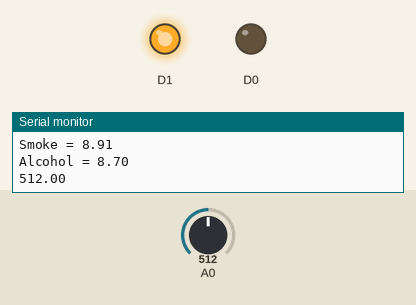
This sketch was run on a simulated ESP8266 (NodeMCU). On the bench: output pins drawn as LEDs (lit = HIGH), the last lines printed to the serial monitor. Dashed ring = blinking. Inputs (shaded band) come from the test bench; at power-on: A0 = 512.

Above: at 3.8 s.
3.9 s: A0 set to 217
7.8 s: A0 set to 193
At 8.8 s:
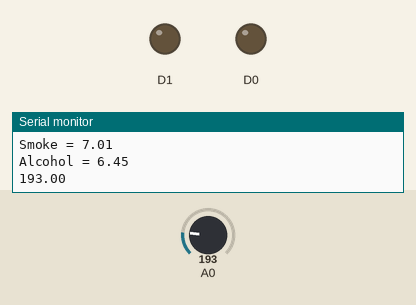
11.7 s: A0 set to 210
At 16.5 s:
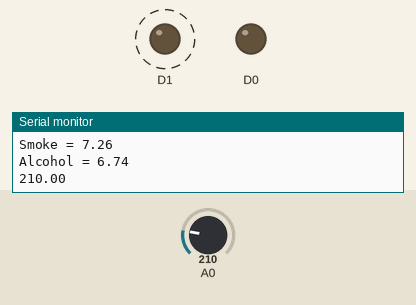
16.6 s: A0 set to 190
At 17.4 s:
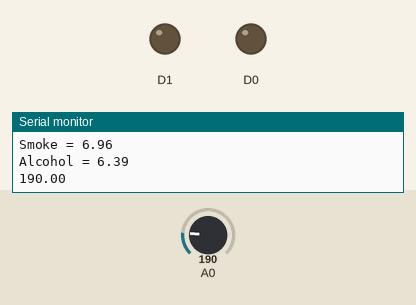
Timing chart, 0 to 19.6 s (numbered marks = the images above; inputs shaded):
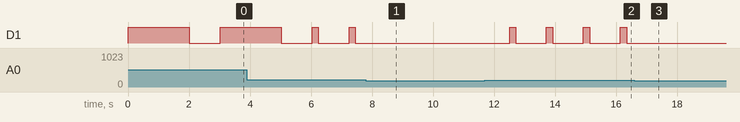

Measured:
- the behaviour switches between 201 and 200 on A0 (found by bisection; images 0 and 1)
- after the input at 7.8 s, D1: stops changing and stays LOW
- after the input at 11.7 s, D1: alternates HIGH for 0.20 s and LOW for 1.0 s, starting after 0.80 s
- after the input at 16.6 s, D1: stops changing and stays LOW
- by itself, D1: alternates HIGH for 0.20 s and LOW for 1.0 s

The sketch:

mq2_3.ino
```cpp
void setup() {
  Serial.begin(9600);
  pinMode(D1, OUTPUT);
  pinMode(16, OUTPUT);
}

float sensor_volt;
float RS_gas;
float H2;
float LPG;
float CO;
float Smoke;
float Alcohol;

void loop() {
  digitalWrite(16, LOW);
  float sensorValue = analogRead(A0);
  sensor_volt = (float)sensorValue/3379.2;
  RS_gas = (3.3 - sensor_volt)/sensor_volt;
  H2 = RS_gas/1.0;
  LPG = RS_gas/0.8;
  CO = RS_gas/3.2;
  Smoke = RS_gas/1.9;
  Alcohol = RS_gas/1.6;

  Serial.print("H2 = ");
  Serial.println(10-(H2/10));
  Serial.print("LPG = ");
  Serial.println(10-(LPG/10));
  Serial.print("CO = ");
  Serial.println(10-(CO/10));
  Serial.print("Smoke = ");
  Serial.println(10-(Smoke/10));
  Serial.print("Alcohol = ");
  Serial.println(10-(Alcohol/10));
  Serial.println(sensorValue);
  Serial.println("\n");

  if (sensorValue > 300){
    digitalWrite(D1, HIGH);
    delay(2000);
    digitalWrite(D1, LOW);
  }
  else if (sensorValue > 250){
    for(int x = 0 ; x < 2 ; x++){
      digitalWrite(D1, HIGH);
      delay(100);
      digitalWrite(D1, LOW);
    }
  }
  else if (sensorValue > 200){
     digitalWrite(D1, HIGH);
     delay(200);
     digitalWrite(D1, LOW);
  }
  delay(1000);
}
```
